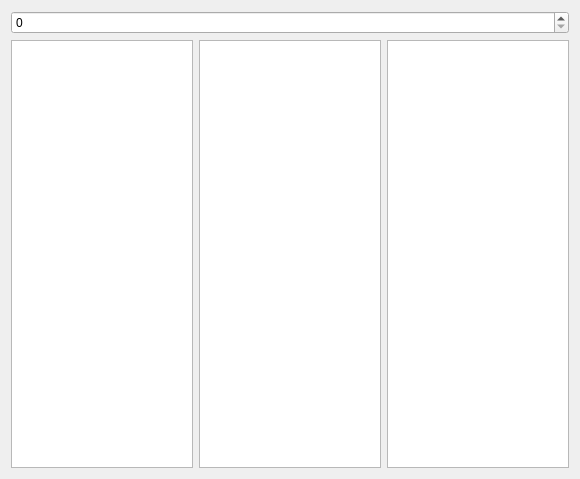
<?xml version="1.0" encoding="UTF-8"?>
<ui version="4.0">
 <class>func2</class>
 <widget class="QWidget" name="func2">
  <property name="geometry">
   <rect>
    <x>0</x>
    <y>0</y>
    <width>580</width>
    <height>479</height>
   </rect>
  </property>
  <property name="windowTitle">
   <string>Form</string>
  </property>
  <layout class="QGridLayout" name="gridLayout">
   <item row="1" column="1">
    <widget class="QTextBrowser" name="output_2">
     <property name="readOnly">
      <bool>false</bool>
     </property>
    </widget>
   </item>
   <item row="1" column="0">
    <widget class="QTextBrowser" name="output_1">
     <property name="readOnly">
      <bool>false</bool>
     </property>
    </widget>
   </item>
   <item row="1" column="2">
    <widget class="QTextBrowser" name="output_3">
     <property name="readOnly">
      <bool>false</bool>
     </property>
    </widget>
   </item>
   <item row="0" column="0" colspan="3">
    <widget class="QSpinBox" name="input">
     <property name="maximum">
      <number>99999999</number>
     </property>
    </widget>
   </item>
  </layout>
 </widget>
 <resources/>
 <connections/>
</ui>
